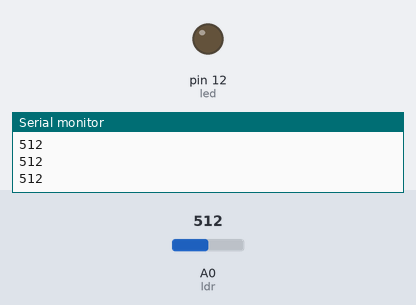
The sketch below on a simulated Arduino Uno, built with avr-gcc and run on an emulated ATmega328P. Shown: output pins drawn as LEDs (lit = HIGH), the last lines printed to the serial monitor. The test bench sets the inputs (shaded band); at power-on: A0 (ldr) = 512.

Above: at 1.2 s.
1.3 s: A0 (ldr) set to 489
At 2.5 s:
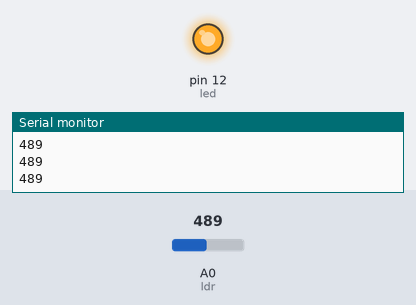
2.8 s: A0 (ldr) set to 510
At 3.9 s:
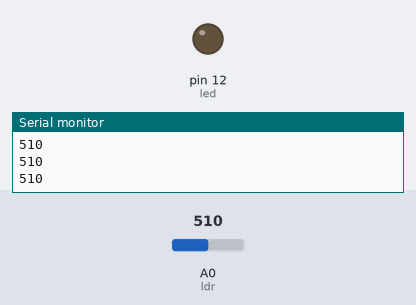
4.3 s: A0 (ldr) set to 490
At 5.0 s:
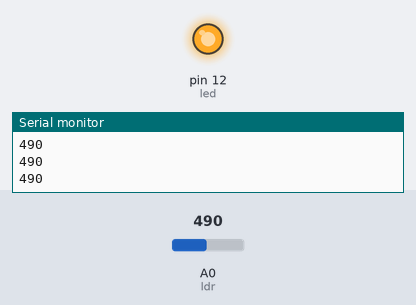
Timing chart, 0 to 7.3 s (numbered marks = the images above; inputs shaded):
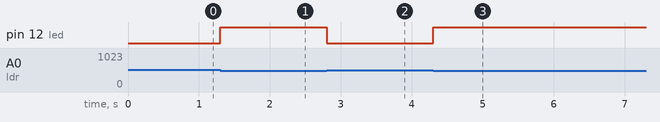

Measured:
- the behaviour switches between 501 and 500 on A0 (ldr) (found by bisection; images 0 and 1)
- after the input at 1.3 s, pin 12 (led): LOW → HIGH at once
- after the input at 2.8 s, pin 12 (led): HIGH → LOW at once
- after the input at 4.3 s, pin 12 (led): LOW → HIGH at once

The sketch:

poste.ino
```cpp
int ldr = A0;//Atribui A0 a variável ldr
int valorldr = 0;//Declara a variável valorldr como inteiro
int led=12;

void setup() {
  pinMode(ldr, INPUT);//Define ldr (pino analógico A0) como saída
  Serial.begin(9600);//Inicialização da comunicação serial, com taxa de transferência em bits por segundo de 9600
    pinMode(led,OUTPUT);
}
void loop() {
   valorldr=analogRead(ldr);//Lê o valor do sensor ldr e armazena na variável valorldr
  if ( valorldr <= 500){
    digitalWrite(led, HIGH);
  }else{
    digitalWrite(led, LOW);
  }
  Serial.println(valorldr);
}
    
```
